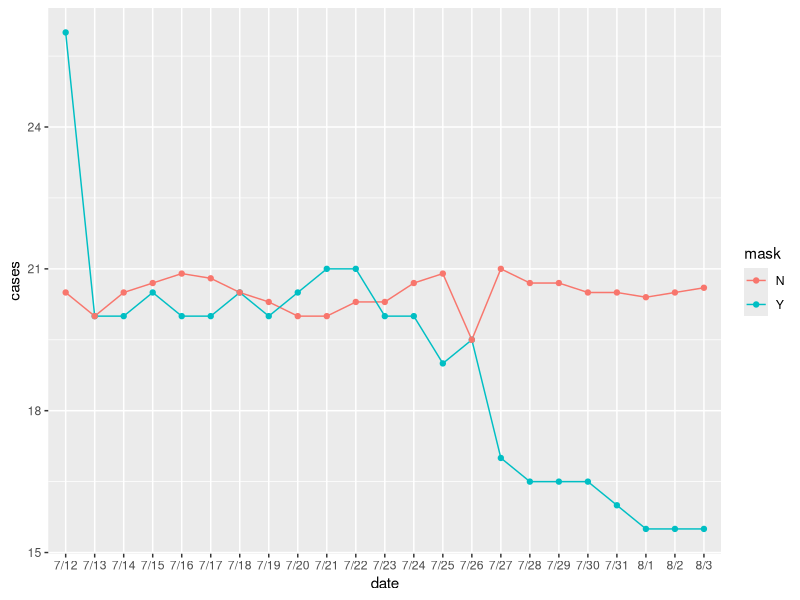

Reproduce this figure in R.
## ---- chunk 1
library(tidyverse) 
library(ggplot2)
## ---- chunk 2
f <- tribble(
  ~date, ~cases, ~mask,
  "7/12", 26, "Y",
  "7/13", 20, "Y",
  "7/14", 20, "Y",
  "7/15", 20.5, "Y",
  "7/16", 20, "Y",
  "7/17", 20, "Y",
  "7/18", 20.5, "Y",
  "7/19", 20, "Y",
  "7/20", 20.5, "Y",
  "7/21", 21, "Y",
  "7/22", 21, "Y",
  "7/23", 20, "Y",
  "7/24", 20, "Y",
  "7/25", 19, "Y",
  "7/26", 19.5, "Y",
  "7/27", 17, "Y",
  "7/28", 16.5, "Y",
  "7/29", 16.5, "Y",
  "7/30", 16.5, "Y",
  "7/31", 16, "Y",
  "8/1", 15.5, "Y",
  "8/2", 15.5, "Y",
  "8/3", 15.5, "Y",
  "7/12", 20.5, "N",
  "7/13", 20, "N",
  "7/14", 20.5, "N",
  "7/15", 20.7, "N",
  "7/16", 20.9, "N",
  "7/17", 20.8, "N",
  "7/18", 20.5, "N",
  "7/19", 20.3, "N",
  "7/20", 20, "N",
  "7/21", 20, "N",
  "7/22", 20.3, "N",
  "7/23", 20.3, "N",
  "7/24", 20.7, "N",
  "7/25", 20.9, "N",
  "7/26", 19.5, "N",
  "7/27", 21, "N",
  "7/28", 20.7, "N",
  "7/29", 20.7, "N",
  "7/30", 20.5, "N",
  "7/31", 20.5, "N",
  "8/1", 20.4, "N",
  "8/2", 20.5, "N",
  "8/3", 20.6, "N",
  )
## ---- chunk 3
ggplot(data=f, aes(x=date, y=cases, group=mask)) +
  geom_line(aes(color=mask))+
  geom_point(aes(color=mask))

